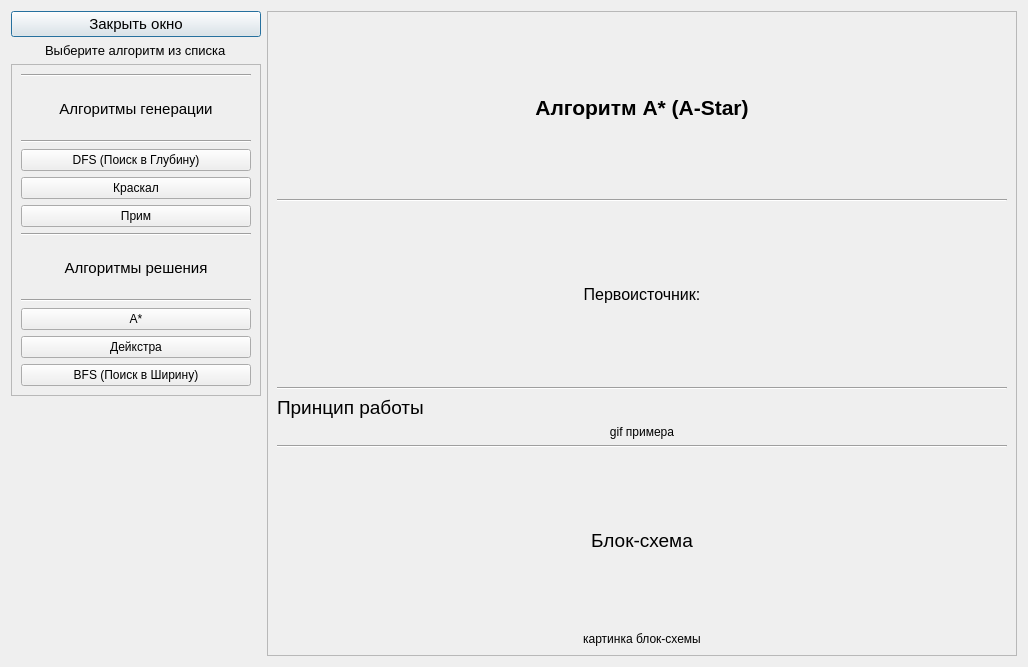
<?xml version="1.0" encoding="UTF-8"?>
<ui version="4.0">
 <class>InfoWindow</class>
 <widget class="QDialog" name="InfoWindow">
  <property name="geometry">
   <rect>
    <x>0</x>
    <y>0</y>
    <width>1028</width>
    <height>667</height>
   </rect>
  </property>
  <property name="sizePolicy">
   <sizepolicy hsizetype="Preferred" vsizetype="Preferred">
    <horstretch>0</horstretch>
    <verstretch>0</verstretch>
   </sizepolicy>
  </property>
  <property name="windowTitle">
   <string>Информация об алгоритмах</string>
  </property>
  <property name="modal">
   <bool>false</bool>
  </property>
  <layout class="QGridLayout" name="gridLayout" columnstretch="1,3">
   <item row="1" column="0">
    <layout class="QVBoxLayout" name="verticalLayout_2">
     <item>
      <widget class="QPushButton" name="pushButton">
       <property name="sizePolicy">
        <sizepolicy hsizetype="Preferred" vsizetype="Fixed">
         <horstretch>0</horstretch>
         <verstretch>0</verstretch>
        </sizepolicy>
       </property>
       <property name="font">
        <font>
         <pointsize>11</pointsize>
        </font>
       </property>
       <property name="text">
        <string>Закрыть окно</string>
       </property>
      </widget>
     </item>
     <item>
      <layout class="QHBoxLayout" name="horizontalLayout">
       <property name="sizeConstraint">
        <enum>QLayout::SizeConstraint::SetMaximumSize</enum>
       </property>
       <item>
        <widget class="QLabel" name="sys_lab">
         <property name="sizePolicy">
          <sizepolicy hsizetype="Maximum" vsizetype="Preferred">
           <horstretch>0</horstretch>
           <verstretch>0</verstretch>
          </sizepolicy>
         </property>
         <property name="font">
          <font>
           <pointsize>10</pointsize>
          </font>
         </property>
         <property name="text">
          <string>Выберите алгоритм из списка</string>
         </property>
        </widget>
       </item>
      </layout>
     </item>
     <item>
      <widget class="QScrollArea" name="scrollArea">
       <property name="widgetResizable">
        <bool>true</bool>
       </property>
       <widget class="QWidget" name="scrollAreaWidgetContents">
        <property name="geometry">
         <rect>
          <x>0</x>
          <y>0</y>
          <width>247</width>
          <height>320</height>
         </rect>
        </property>
        <layout class="QVBoxLayout" name="verticalLayout_3">
         <item>
          <widget class="Line" name="line_4">
           <property name="orientation">
            <enum>Qt::Orientation::Horizontal</enum>
           </property>
          </widget>
         </item>
         <item>
          <widget class="QLabel" name="gen_lab">
           <property name="font">
            <font>
             <pointsize>11</pointsize>
            </font>
           </property>
           <property name="text">
            <string>Алгоритмы генерации</string>
           </property>
           <property name="alignment">
            <set>Qt::AlignmentFlag::AlignCenter</set>
           </property>
          </widget>
         </item>
         <item>
          <widget class="Line" name="line_3">
           <property name="orientation">
            <enum>Qt::Orientation::Horizontal</enum>
           </property>
          </widget>
         </item>
         <item>
          <widget class="QPushButton" name="but_dfs">
           <property name="text">
            <string>DFS (Поиск в Глубину)</string>
           </property>
          </widget>
         </item>
         <item>
          <widget class="QPushButton" name="but_kr">
           <property name="text">
            <string>Краскал</string>
           </property>
          </widget>
         </item>
         <item>
          <widget class="QPushButton" name="but_pr">
           <property name="text">
            <string>Прим</string>
           </property>
          </widget>
         </item>
         <item>
          <widget class="Line" name="line_2">
           <property name="orientation">
            <enum>Qt::Orientation::Horizontal</enum>
           </property>
          </widget>
         </item>
         <item>
          <widget class="QLabel" name="solv_lab">
           <property name="font">
            <font>
             <pointsize>11</pointsize>
            </font>
           </property>
           <property name="text">
            <string>Алгоритмы решения</string>
           </property>
           <property name="alignment">
            <set>Qt::AlignmentFlag::AlignCenter</set>
           </property>
          </widget>
         </item>
         <item>
          <widget class="Line" name="line">
           <property name="orientation">
            <enum>Qt::Orientation::Horizontal</enum>
           </property>
          </widget>
         </item>
         <item>
          <widget class="QPushButton" name="but_ast">
           <property name="text">
            <string>A*</string>
           </property>
          </widget>
         </item>
         <item>
          <widget class="QPushButton" name="but_dej">
           <property name="text">
            <string>Дейкстра</string>
           </property>
          </widget>
         </item>
         <item>
          <widget class="QPushButton" name="but_bfs">
           <property name="text">
            <string>BFS (Поиск в Ширину)</string>
           </property>
          </widget>
         </item>
        </layout>
       </widget>
      </widget>
     </item>
     <item>
      <spacer name="verticalSpacer">
       <property name="orientation">
        <enum>Qt::Orientation::Vertical</enum>
       </property>
       <property name="sizeType">
        <enum>QSizePolicy::Policy::Maximum</enum>
       </property>
       <property name="sizeHint" stdset="0">
        <size>
         <width>20</width>
         <height>260</height>
        </size>
       </property>
      </spacer>
     </item>
    </layout>
   </item>
   <item row="1" column="1">
    <widget class="QScrollArea" name="scrollArea_2">
     <property name="widgetResizable">
      <bool>true</bool>
     </property>
     <widget class="QWidget" name="scrollAreaWidgetContents_2">
      <property name="geometry">
       <rect>
        <x>0</x>
        <y>0</y>
        <width>751</width>
        <height>647</height>
       </rect>
      </property>
      <layout class="QVBoxLayout" name="verticalLayout">
       <item>
        <widget class="QLabel" name="lab_title">
         <property name="font">
          <font>
           <pointsize>16</pointsize>
           <bold>true</bold>
          </font>
         </property>
         <property name="text">
          <string>Алгоритм А* (A-Star)</string>
         </property>
         <property name="alignment">
          <set>Qt::AlignmentFlag::AlignCenter</set>
         </property>
        </widget>
       </item>
       <item>
        <widget class="Line" name="line_5">
         <property name="orientation">
          <enum>Qt::Orientation::Horizontal</enum>
         </property>
        </widget>
       </item>
       <item>
        <widget class="QLabel" name="lab_ref">
         <property name="font">
          <font>
           <pointsize>12</pointsize>
          </font>
         </property>
         <property name="text">
          <string>Первоисточник:</string>
         </property>
         <property name="alignment">
          <set>Qt::AlignmentFlag::AlignCenter</set>
         </property>
         <property name="openExternalLinks">
          <bool>true</bool>
         </property>
        </widget>
       </item>
       <item>
        <widget class="Line" name="line_6">
         <property name="orientation">
          <enum>Qt::Orientation::Horizontal</enum>
         </property>
        </widget>
       </item>
       <item>
        <widget class="QLabel" name="lab_desc">
         <property name="sizePolicy">
          <sizepolicy hsizetype="Preferred" vsizetype="Fixed">
           <horstretch>0</horstretch>
           <verstretch>0</verstretch>
          </sizepolicy>
         </property>
         <property name="font">
          <font>
           <pointsize>14</pointsize>
          </font>
         </property>
         <property name="text">
          <string>Принцип работы</string>
         </property>
         <property name="scaledContents">
          <bool>false</bool>
         </property>
         <property name="alignment">
          <set>Qt::AlignmentFlag::AlignLeading|Qt::AlignmentFlag::AlignLeft|Qt::AlignmentFlag::AlignVCenter</set>
         </property>
         <property name="wordWrap">
          <bool>true</bool>
         </property>
        </widget>
       </item>
       <item>
        <widget class="QLabel" name="lab_gif">
         <property name="sizePolicy">
          <sizepolicy hsizetype="Expanding" vsizetype="Fixed">
           <horstretch>0</horstretch>
           <verstretch>0</verstretch>
          </sizepolicy>
         </property>
         <property name="layoutDirection">
          <enum>Qt::LayoutDirection::LeftToRight</enum>
         </property>
         <property name="text">
          <string>gif примера</string>
         </property>
         <property name="textFormat">
          <enum>Qt::TextFormat::AutoText</enum>
         </property>
         <property name="scaledContents">
          <bool>false</bool>
         </property>
         <property name="alignment">
          <set>Qt::AlignmentFlag::AlignHCenter|Qt::AlignmentFlag::AlignTop</set>
         </property>
         <property name="wordWrap">
          <bool>false</bool>
         </property>
        </widget>
       </item>
       <item>
        <widget class="Line" name="line_7">
         <property name="orientation">
          <enum>Qt::Orientation::Horizontal</enum>
         </property>
        </widget>
       </item>
       <item>
        <widget class="QLabel" name="lab_sch1">
         <property name="font">
          <font>
           <pointsize>14</pointsize>
          </font>
         </property>
         <property name="text">
          <string>Блок-схема</string>
         </property>
         <property name="alignment">
          <set>Qt::AlignmentFlag::AlignCenter</set>
         </property>
        </widget>
       </item>
       <item>
        <widget class="QLabel" name="lab_sch">
         <property name="sizePolicy">
          <sizepolicy hsizetype="Expanding" vsizetype="Fixed">
           <horstretch>0</horstretch>
           <verstretch>0</verstretch>
          </sizepolicy>
         </property>
         <property name="text">
          <string>картинка блок-схемы</string>
         </property>
         <property name="scaledContents">
          <bool>false</bool>
         </property>
         <property name="alignment">
          <set>Qt::AlignmentFlag::AlignHCenter|Qt::AlignmentFlag::AlignTop</set>
         </property>
        </widget>
       </item>
      </layout>
     </widget>
    </widget>
   </item>
  </layout>
 </widget>
 <resources/>
 <connections>
  <connection>
   <sender>pushButton</sender>
   <signal>clicked()</signal>
   <receiver>InfoWindow</receiver>
   <slot>close()</slot>
   <hints>
    <hint type="sourcelabel">
     <x>40</x>
     <y>21</y>
    </hint>
    <hint type="destinationlabel">
     <x>4</x>
     <y>14</y>
    </hint>
   </hints>
  </connection>
 </connections>
</ui>
